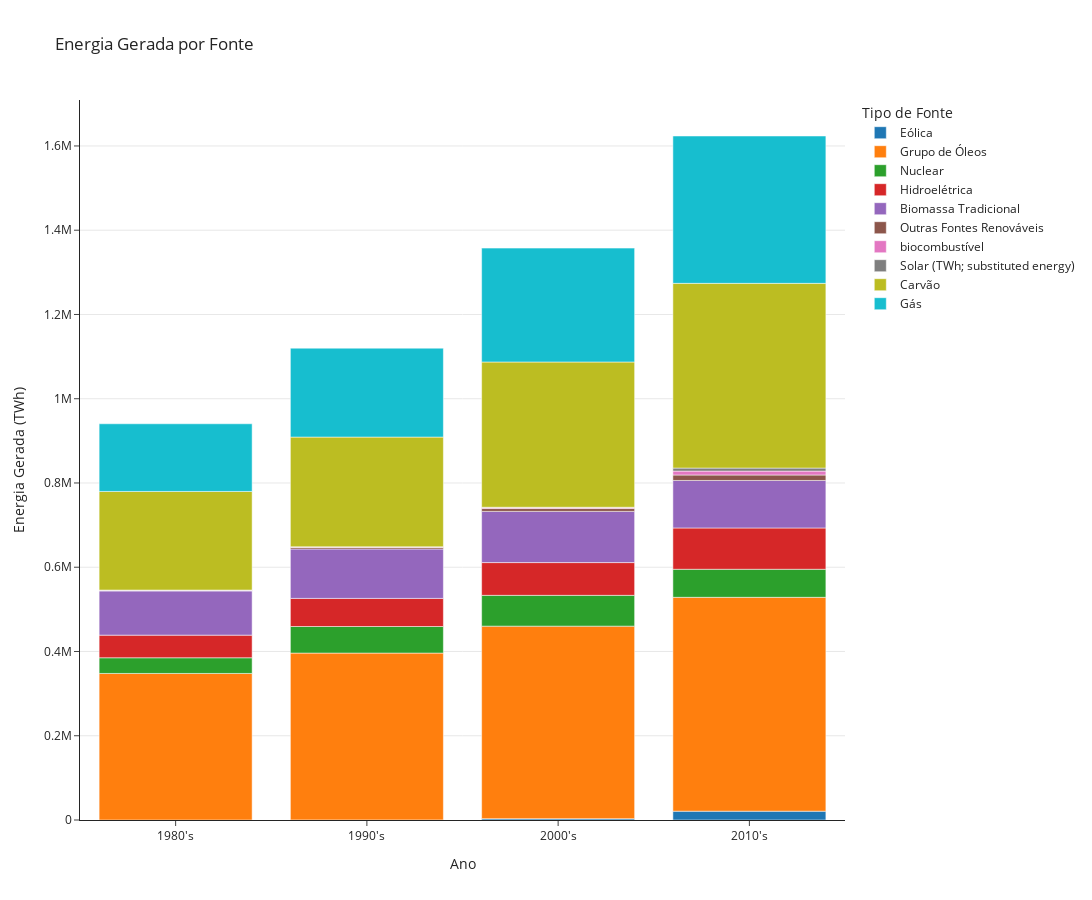

The code cell stored with this chart in its notebook:
### Code cell
# Gráfico comparando todas as fontes com stacked bar chart

dados2 = pd.read_csv("datasets/global-energy-substitution.csv")

# Tirando as colunas Entity e Code
dados2.drop(columns=["Code", "Entity"], inplace=True)

# Formando linhas com a soma dos dados em intervalos de 10 anos
dados2_1980_1989 = dados2.loc[(dados2.loc[:, "Year"] >= 1980) & (dados2.loc[:, "Year"] < 1990)]
dados2_1990_1999 = dados2.loc[(dados2.loc[:, "Year"] >= 1990) & (dados2.loc[:, "Year"] < 2000)]
dados2_2000_2009 = dados2.loc[(dados2.loc[:, "Year"] >= 2000) & (dados2.loc[:, "Year"] < 2010)]
dados2_2010_2019 = dados2.loc[(dados2.loc[:, "Year"] >= 2010) & (dados2.loc[:, "Year"] < 2020)]

# Criando dataframes para a fusão posterior
df1 = pd.DataFrame()
df1["Source"] = dados2_1980_1989.columns[1:]
df1["Year"] = "1980's"
df1["(TWh; substituted energy)"] = dados2_1980_1989.sum(axis=0).iloc[1:].values
df2 = pd.DataFrame()
df2["Source"] = dados2_1990_1999.columns[1:]
df2["Year"] = "1990's"
df2["(TWh; substituted energy)"] = dados2_1990_1999.sum(axis=0).iloc[1:].values
df3 = pd.DataFrame()
df3["Source"] = dados2_2000_2009.columns[1:]
df3["Year"] = "2000's"
df3["(TWh; substituted energy)"] = dados2_2000_2009.sum(axis=0).iloc[1:].values
df4 = pd.DataFrame()
df4["Source"] = dados2_2010_2019.columns[1:]
df4["Year"] = "2010's"
df4["(TWh; substituted energy)"] = dados2_2010_2019.sum(axis=0).iloc[1:].values

# Criando novo dataframe para fundir outros dataframes
novo_dataframe = pd.DataFrame()

novo_dataframe = novo_dataframe.append(df1, ignore_index=True)
novo_dataframe = novo_dataframe.append(df2, ignore_index=True)
novo_dataframe = novo_dataframe.append(df3, ignore_index=True)
novo_dataframe = novo_dataframe.append(df4, ignore_index=True)

# print(novo_dataframe)
colorsIdx_1 = {"Wind (TWh; substituted energy)": "Eólica",
             "Oil (TWh; substituted energy)": "Grupo de Óleos",
             "Nuclear (TWh; substituted energy)": "Nuclear",
             "Hydropower (TWh; substituted energy)": "Hidroelétrica",
             "Traditional bimass (TWh; substituted energy)": "Biomassa Tradicional",
             "Other renewables (TWh; substituted energy)": "Outras Fontes Renováveis",
             "Biofuels (TWh; substituted energy)": "biocombustível",
             "Solar (TWh; substituted energy)": "Solar (TWh; substituted energy)",
             "Coal (TWh; substituted energy)": "Carvão",
             "Gas (TWh; substituted energy)": "Gás"}
col_1 = novo_dataframe["Source"].map(colorsIdx_1)

fig1 = px.bar(novo_dataframe,
              x="Year",
              y="(TWh; substituted energy)",
              color=col_1,
              title="Energia Gerada por Fonte",
              labels={"color": "Tipo de Fonte",
                      "Year": "Ano",
                      "(TWh; substituted energy)": "Energia Gerada (TWh)"},
              template="simple_white",
              width=1300,
              height=900,
              )
fig1.update_yaxes(showgrid=True)
fig1.update_layout(hovermode="x unified")

### Figure 1 — Plotly figure (JSON) as saved in the notebook; plotly's stock layout.template omitted (floating-point values rounded to 4 significant figures)
{"data": [{"alignmentgroup": "True", "hovertemplate": "Tipo de Fonte=Eólica<br>Ano=%{x}<br>Energia Gerada (TWh)=%{y}<extra></extra>", "legendgroup": "Eólica", "marker": {"color": "#1F77B4"}, "name": "Eólica", "offsetgroup": "Eólica", "orientation": "v", "showlegend": true, "textposition": "auto", "type": "bar", "x": ["1980's", "1990's", "2000's", "2010's"], "xaxis": "x", "y": [9, 255, 3132, 20915], "yaxis": "y"}, {"alignmentgroup": "True", "hovertemplate": "Tipo de Fonte=Grupo de Óleos<br>Ano=%{x}<br>Energia Gerada (TWh)=%{y}<extra></extra>", "legendgroup": "Grupo de Óleos", "marker": {"color": "#FF7F0E"}, "name": "Grupo de Óleos", "offsetgroup": "Grupo de Óleos", "orientation": "v", "showlegend": true, "textposition": "auto", "type": "bar", "x": ["1980's", "1990's", "2000's", "2010's"], "xaxis": "x", "y": [347873, 395993, 457049, 507678], "yaxis": "y"}, {"alignmentgroup": "True", "hovertemplate": "Tipo de Fonte=Nuclear<br>Ano=%{x}<br>Energia Gerada (TWh)=%{y}<extra></extra>", "legendgroup": "Nuclear", "marker": {"color": "#2CA02C"}, "name": "Nuclear", "offsetgroup": "Nuclear", "orientation": "v", "showlegend": true, "textposition": "auto", "type": "bar", "x": ["1980's", "1990's", "2000's", "2010's"], "xaxis": "x", "y": [37245, 63042, 73103, 66630], "yaxis": "y"}, {"alignmentgroup": "True", "hovertemplate": "Tipo de Fonte=Hidroelétrica<br>Ano=%{x}<br>Energia Gerada (TWh)=%{y}<extra></extra>", "legendgroup": "Hidroelétrica", "marker": {"color": "#D62728"}, "name": "Hidroelétrica", "offsetgroup": "Hidroelétrica", "orientation": "v", "showlegend": true, "textposition": "auto", "type": "bar", "x": ["1980's", "1990's", "2000's", "2010's"], "xaxis": "x", "y": [53687, 66778, 77758, 98014], "yaxis": "y"}, {"alignmentgroup": "True", "hovertemplate": "Tipo de Fonte=Biomassa Tradicional<br>Ano=%{x}<br>Energia Gerada (TWh)=%{y}<extra></extra>", "legendgroup": "Biomassa Tradicional", "marker": {"color": "#9467BD"}, "name": "Biomassa Tradicional", "offsetgroup": "Biomassa Tradicional", "orientation": "v", "showlegend": true, "textposition": "auto", "type": "bar", "x": ["1980's", "1990's", "2000's", "2010's"], "xaxis": "x", "y": [104903, 117287, 121515, 112766], "yaxis": "y"}, {"alignmentgroup": "True", "hovertemplate": "Tipo de Fonte=Outras Fontes Renováveis<br>Ano=%{x}<br>Energia Gerada (TWh)=%{y}<extra></extra>", "legendgroup": "Outras Fontes Renováveis", "marker": {"color": "#8C564B"}, "name": "Outras Fontes Renováveis", "offsetgroup": "Outras Fontes Renováveis", "orientation": "v", "showlegend": true, "textposition": "auto", "type": "bar", "x": ["1980's", "1990's", "2000's", "2010's"], "xaxis": "x", "y": [2116, 4029, 6762, 12936], "yaxis": "y"}, {"alignmentgroup": "True", "hovertemplate": "Tipo de Fonte=biocombustível<br>Ano=%{x}<br>Energia Gerada (TWh)=%{y}<extra></extra>", "legendgroup": "biocombustível", "marker": {"color": "#E377C2"}, "name": "biocombustível", "offsetgroup": "biocombustível", "orientation": "v", "showlegend": true, "textposition": "auto", "type": "bar", "x": ["1980's", "1990's", "2000's", "2010's"], "xaxis": "x", "y": [0, 1112, 2979, 9259], "yaxis": "y"}, {"alignmentgroup": "True", "hovertemplate": "Tipo de Fonte=Solar (TWh; substituted energy)<br>Ano=%{x}<br>Energia Gerada (TWh)=%{y}<extra></extra>", "legendgroup": "Solar (TWh; substituted energy)", "marker": {"color": "#7F7F7F"}, "name": "Solar (TWh; substituted energy)", "offsetgroup": "Solar (TWh; substituted energy)", "orientation": "v", "showlegend": true, "textposition": "auto", "type": "bar", "x": ["1980's", "1990's", "2000's", "2010's"], "xaxis": "x", "y": [1, 18, 161, 7210], "yaxis": "y"}, {"alignmentgroup": "True", "hovertemplate": "Tipo de Fonte=Carvão<br>Ano=%{x}<br>Energia Gerada (TWh)=%{y}<extra></extra>", "legendgroup": "Carvão", "marker": {"color": "#BCBD22"}, "name": "Carvão", "offsetgroup": "Carvão", "orientation": "v", "showlegend": true, "textposition": "auto", "type": "bar", "x": ["1980's", "1990's", "2000's", "2010's"], "xaxis": "x", "y": [234067, 260472, 344761, 438505], "yaxis": "y"}, {"alignmentgroup": "True", "hovertemplate": "Tipo de Fonte=Gás<br>Ano=%{x}<br>Energia Gerada (TWh)=%{y}<extra></extra>", "legendgroup": "Gás", "marker": {"color": "#17BECF"}, "name": "Gás", "offsetgroup": "Gás", "orientation": "v", "showlegend": true, "textposition": "auto", "type": "bar", "x": ["1980's", "1990's", "2000's", "2010's"], "xaxis": "x", "y": [160627, 211007, 270273, 349723], "yaxis": "y"}], "layout": {"barmode": "relative", "height": 900, "hovermode": "x unified", "legend": {"title": {"text": "Tipo de Fonte"}, "tracegroupgap": 0}, "title": {"text": "Energia Gerada por Fonte"}, "width": 1300, "xaxis": {"anchor": "y", "autorange": true, "domain": [0, 1], "range": [-0.5, 3.5], "title": {"text": "Ano"}, "type": "category"}, "yaxis": {"anchor": "x", "autorange": true, "domain": [0, 1], "range": [0, 1709000.0], "showgrid": true, "title": {"text": "Energia Gerada (TWh)"}, "type": "linear"}}}
